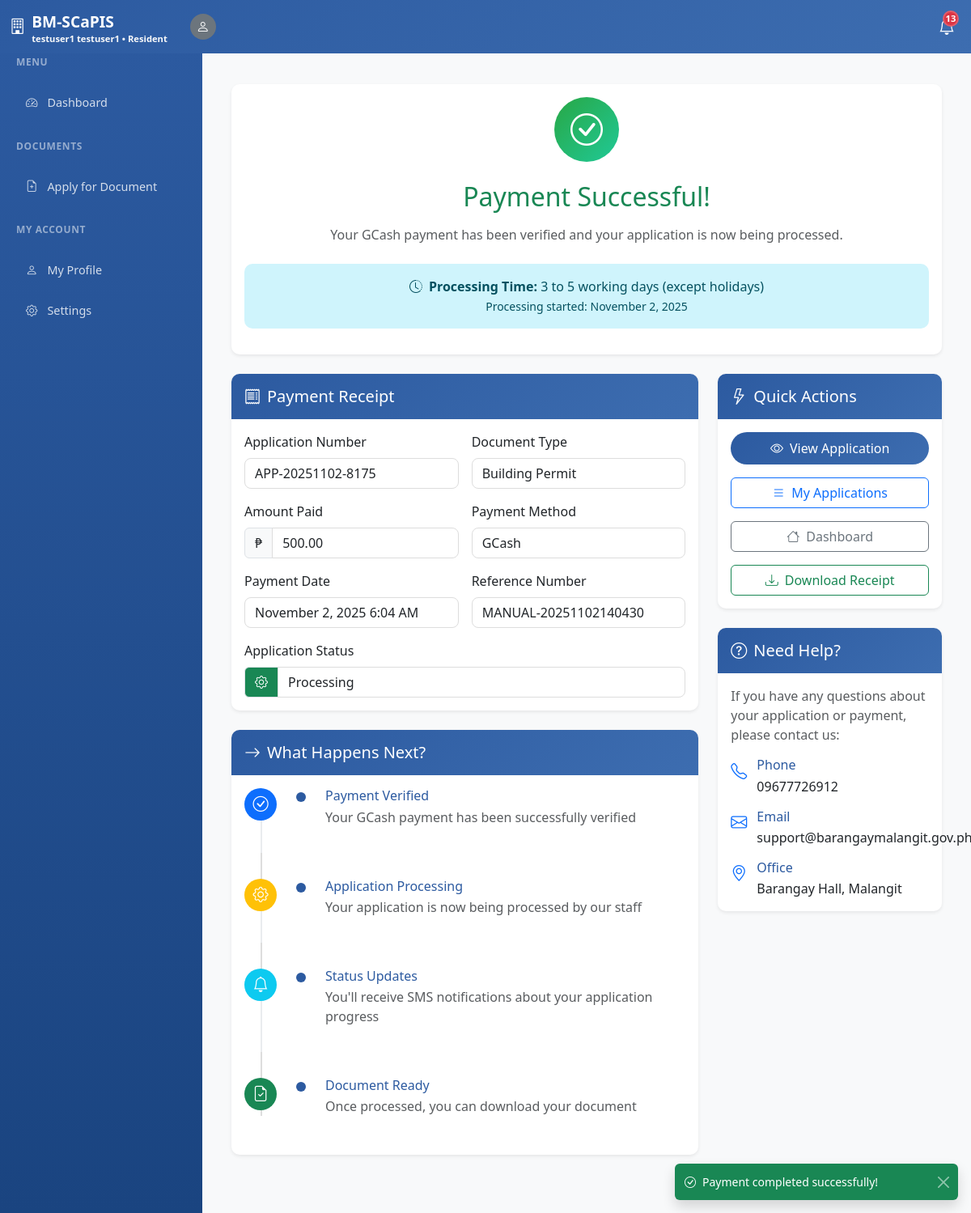
/payment-success.php?id=12 (signed in), run on the app's committed database.
### tables this page shows
CREATE TABLE `users` (
  `id` int(11) NOT NULL,
  `username` varchar(50) NOT NULL,
  `password` varchar(255) NOT NULL,
  `role` enum('resident','purok_leader','admin') NOT NULL,
  `status` enum('pending','approved','disapproved') DEFAULT 'pending',
  `first_name` varchar(100) NOT NULL,
  `middle_name` varchar(100) DEFAULT NULL,
  `last_name` varchar(100) NOT NULL,
  `suffix` varchar(20) DEFAULT NULL,
  `birthdate` date DEFAULT NULL,
  `age` int(11) DEFAULT NULL,
  `gender` enum('Male','Female','Other') NOT NULL,
  `civil_status` enum('Single','Married','Divorced','Widowed') NOT NULL,
  `contact_number` varchar(15) DEFAULT NULL,
  `email` varchar(100) DEFAULT NULL,
  `purok_id` int(11) DEFAULT NULL,
  `address` text DEFAULT NULL,
  `occupation` varchar(100) DEFAULT NULL,
  `monthly_income` decimal(10,2) DEFAULT NULL,
  `emergency_contact_name` varchar(100) DEFAULT NULL,
  `emergency_contact_number` varchar(15) DEFAULT NULL,
  `profile_picture` varchar(255) DEFAULT NULL,
  `valid_id_front` varchar(255) DEFAULT NULL,
  `valid_id_back` varchar(255) DEFAULT NULL,
  `purok_leader_approval` enum('pending','approved','disapproved') DEFAULT 'pending',
  `admin_approval` enum('pending','approved','disapproved') DEFAULT 'pending',
  `purok_leader_remarks` text DEFAULT NULL,
  `admin_remarks` text DEFAULT NULL,
  `approved_by_purok_leader` int(11) DEFAULT NULL,
  `approved_by_admin` int(11) DEFAULT NULL,
  `approved_at` timestamp NULL DEFAULT NULL,
  `sms_notifications` tinyint(1) DEFAULT 1,
  `email_notifications` tinyint(1) DEFAULT 1,
  `created_at` timestamp NOT NULL DEFAULT current_timestamp(),
  `updated_at` timestamp NOT NULL DEFAULT current_timestamp() ON UPDATE current_timestamp()
);

CREATE TABLE `applications` (
  `id` int(11) NOT NULL,
  `application_number` varchar(50) NOT NULL,
  `user_id` int(11) NOT NULL,
  `document_type_id` int(11) NOT NULL,
  `purpose` text NOT NULL,
  `urgency` enum('Regular','Rush') DEFAULT 'Regular',
  `status` enum('pending','processing','ready_for_pickup','completed','rejected') DEFAULT 'pending',
  `payment_status` enum('unpaid','paid','waived') DEFAULT 'unpaid',
  `payment_method` enum('cash','gcash','bank_transfer','other') DEFAULT NULL,
  `payment_amount` decimal(8,2) DEFAULT NULL,
  `payment_date` timestamp NULL DEFAULT NULL,
  `payment_reference` varchar(100) DEFAULT NULL,
  `payment_receipt` varchar(255) DEFAULT NULL,
  `admin_remarks` text DEFAULT NULL,
  `pickup_date` timestamp NULL DEFAULT NULL,
  `appointment_date` timestamp NULL DEFAULT NULL,
  `processed_by` int(11) DEFAULT NULL,
  `priority_level` int(11) DEFAULT 1,
  `supporting_documents` text DEFAULT NULL,
  `created_at` timestamp NOT NULL DEFAULT current_timestamp(),
  `updated_at` timestamp NOT NULL DEFAULT current_timestamp() ON UPDATE current_timestamp()
);

CREATE TABLE `document_types` (
  `id` int(11) NOT NULL,
  `type_name` varchar(100) NOT NULL,
  `description` text DEFAULT NULL,
  `fee` decimal(8,2) DEFAULT 0.00,
  `requirements` text DEFAULT NULL,
  `processing_days` int(11) DEFAULT 3,
  `is_active` tinyint(1) DEFAULT 1,
  `created_at` timestamp NOT NULL DEFAULT current_timestamp()
);

### payment-success.php (the view, shortened to what the rows shown need)
<?php
require_once 'config.php';
require_once 'classes/Settings.php';
$applicationId = $_GET['id'] ?? 0;
$stmt = $pdo->prepare("
    SELECT a.*, dt.type_name, dt.fee
    FROM applications a
    JOIN document_types dt ON a.document_type_id = dt.id
    WHERE a.id = ? AND a.user_id = ? AND a.payment_status = 'paid'
");
$stmt->execute([$applicationId, $_SESSION['user_id']]);
$application = $stmt->fetch();
include 'header.php';
include 'sidebar.php';
?>
<div class="main-content">
    <div class="container-fluid py-4">
        <div class="row mb-4">
            <div class="col-12">
                <div class="card border-0 shadow-sm">
                    <div class="card-body text-center">
                        <h1 class="h2 mb-3 text-success">Payment Successful!</h1>
                        <div class="alert alert-info">
                            <i class="bi bi-clock-history me-2"></i><strong>Processing Time:</strong> 3 to 5 working days (except holidays)<br>
                            <small>Processing started: <?php echo date('F j, Y', strtotime($application['payment_date'])); ?></small>
                        </div>
                    </div>
                </div>
            </div>
        </div>
        <div class="row">
            <div class="col-lg-8">
                <div class="card border-0 shadow-sm mb-4">
                    <div class="card-body">
                        <div class="row g-3">
                            <div class="col-md-6">
                                <label class="form-label">Application Number</label>
                                <input type="text" class="form-control"
                                       value="<?php echo htmlspecialchars($application['application_number']); ?>" readonly>
                            </div>
                            <div class="col-md-6">
                                <label class="form-label">Document Type</label>
                                <input type="text" class="form-control"
                                       value="<?php echo htmlspecialchars($application['type_name']); ?>" readonly>
                            </div>
                            <div class="col-md-6">
                                <div class="input-group">
                                    <span class="input-group-text">₱</span>
                                    <input type="text" class="form-control"
                                           value="<?php echo number_format($application['fee'], 2); ?>" readonly>
                                </div>
                            </div>
                            <div class="col-md-6">
                                <label class="form-label">Payment Date</label>
                                <input type="text" class="form-control"
                                       value="<?php echo date('F j, Y g:i A', strtotime($application['payment_date'])); ?>" readonly>
                            </div>
                            <div class="col-md-6">
                                <label class="form-label">Reference Number</label>
                                <input type="text" class="form-control"
                                       value="<?php echo htmlspecialchars($application['payment_reference']); ?>" readonly>
                            </div>
                        </div>
                    </div>
                </div>
            </div>
        </div>
    </div>
</div>

### sidebar.php (shortened to what the rows shown need)
<?php
if (!isLoggedIn()) {
    ?>
    <nav class="navbar navbar-expand-lg navbar-dark fixed-top" style="background: linear-gradient(135deg, var(--primary-color), #3d6db0);">
        <div class="container">
            <a class="navbar-brand" href="index.php">
                <i class="bi bi-building me-2"></i><?php echo SYSTEM_NAME; ?>
            </a>
            <button class="navbar-toggler" type="button" data-bs-toggle="collapse" data-bs-target="#navbarNav">
                <span class="navbar-toggler-icon"></span>
            </button>
            <div class="collapse navbar-collapse" id="navbarNav">
                <ul class="navbar-nav ms-auto">
                    <li class="nav-item">
                        <a class="nav-link" href="index.php">
                            <i class="bi bi-house me-2"></i>Home
                        </a>
                    </li>
                    <li class="nav-item">
                        <a class="nav-link" href="about.php">
                            <i class="bi bi-info-circle me-2"></i>About
                        </a>
                    </li>
                    <li class="nav-item">
                        <a class="nav-link" href="services.php">
                            <i class="bi bi-list-ul me-2"></i>Services
                        </a>
                    </li>
                    <li class="nav-item">
                        <a class="nav-link" href="contact.php">
                            <i class="bi bi-telephone me-2"></i>Contact
                        </a>
                    </li>
                    <li class="nav-item">
                        <a class="nav-link" href="login.php">
                            <i class="bi bi-box-arrow-in-right me-2"></i>Login
                        </a>
                    </li>
                    <li class="nav-item">
                        <a class="btn btn-outline-light ms-2" href="register.php">
                            <i class="bi bi-person-plus me-2"></i>Register
                        </a>
                    </li>
                </ul>
            </div>
        </div>
    </nav>
    <?php
} else {
    $currentUser = getCurrentUser();
    $unreadNotifications = getUnreadNotifications($_SESSION['user_id'], $_SESSION['role']);
    $notificationCount = count($unreadNotifications);
    ?>
    <nav class="navbar navbar-expand-lg navbar-dark fixed-top" style="background: linear-gradient(135deg, var(--primary-color), #3d6db0);">
        <div class="container-fluid">
            <div class="d-flex align-items-center flex-grow-1">
                <a class="navbar-brand d-flex align-items-center" href="dashboard.php">
                    <i class="bi bi-building me-2"></i>
                    <div class="d-none d-sm-block">
                        <div><?php echo SYSTEM_NAME; ?></div>
                        <small class="d-block text-light" style="font-size: 0.7rem; line-height: 1;">
                            <?php echo htmlspecialchars($currentUser['first_name'] . ' ' . $currentUser['last_name']); ?> • <?php echo ucfirst($currentUser['role']); ?>
                        </small>
                    </div>
                </a>
                <div class="dropdown ms-2 d-none d-lg-block">
                    <a class="nav-link text-white p-1" href="#" data-bs-toggle="dropdown" title="Profile Menu">
                        <?php if ($currentUser['profile_picture']): ?>
                            <img src="uploads/profiles/<?php echo htmlspecialchars($currentUser['profile_picture']); ?>"
                                 alt="Profile" class="rounded-circle" width="32" height="32">
                        <?php else: ?>
                            <div class="bg-secondary rounded-circle d-flex align-items-center justify-content-center"
                                 style="width: 32px; height: 32px;">
                                <i class="bi bi-person text-white"></i>
                            </div>
                        <?php endif; ?>
                    </a>
                </div>
            </div>
            <div class="d-flex align-items-center">
                <div class="dropdown me-2">
                    <a class="nav-link position-relative text-white" href="#" data-bs-toggle="dropdown">
                        <i class="bi bi-bell fs-5"></i>
                        <?php if ($notificationCount > 0): ?>
                            <span class="notification-badge"><?php echo min($notificationCount, 99); ?></span>
                        <?php endif; ?>
                    </a>
                </div>
            </div>
        </div>
    </nav>
    <div class="sidebar" id="sidebar">
        <div class="sidebar-inner">
                <div class="nav-section">
                    <div class="nav-section-title">MENU</div>
                    <ul class="nav flex-column">
                        <li class="nav-item">
                            <a class="nav-link <?php echo basename($_SERVER['PHP_SELF']) === 'dashboard.php' ? 'active' : ''; ?>"
                               href="dashboard.php">
                                <i class="bi bi-speedometer2"></i>Dashboard
                            </a>
                        </li>
                    </ul>
                </div>
                <?php if ($_SESSION['role'] === 'resident'): ?>
                <div class="nav-section">
                    <div class="nav-section-title">DOCUMENTS</div>
                    <ul class="nav flex-column">
                        <li class="nav-item">
                            <a class="nav-link <?php echo basename($_SERVER['PHP_SELF']) === 'apply.php' ? 'active' : ''; ?>"
                               href="apply.php">
                                <i class="bi bi-file-earmark-plus"></i>Apply for Document
                            </a>
                        </li>
                    </ul>
                </div>
                <div class="nav-section">
                    <div class="nav-section-title">MY ACCOUNT</div>
                    <ul class="nav flex-column">
                        <li class="nav-item">
                            <a class="nav-link <?php echo basename($_SERVER['PHP_SELF']) === 'profile.php' ? 'active' : ''; ?>"
                               href="profile.php">
                                <i class="bi bi-person"></i>My Profile
                            </a>
                        </li>
                        <li class="nav-item">
                            <a class="nav-link <?php echo basename($_SERVER['PHP_SELF']) === 'settings.php' ? 'active' : ''; ?>"
                               href="settings.php">
                                <i class="bi bi-gear"></i>Settings
                            </a>
                        </li>
                    </ul>
                </div>
                <?php endif; ?>
            </div>
        </div>
    <?php
}
?>

### data on the page
users: first_name+last_name "testuser1 testuser1", role "Resident"
applications: payment_date "November 2, 2025", application_number "APP-20251102-8175", document_type.type_name "Building Permit", document_type.fee "500.00", payment_date "November 2, 2025 6:04 AM", payment_reference "MANUAL-20251102140430"

### other printed values
SYSTEM_NAME "BM-SCaPIS"
min($notificationCount, 99) "13"
$gcashNumber "09677726912"
